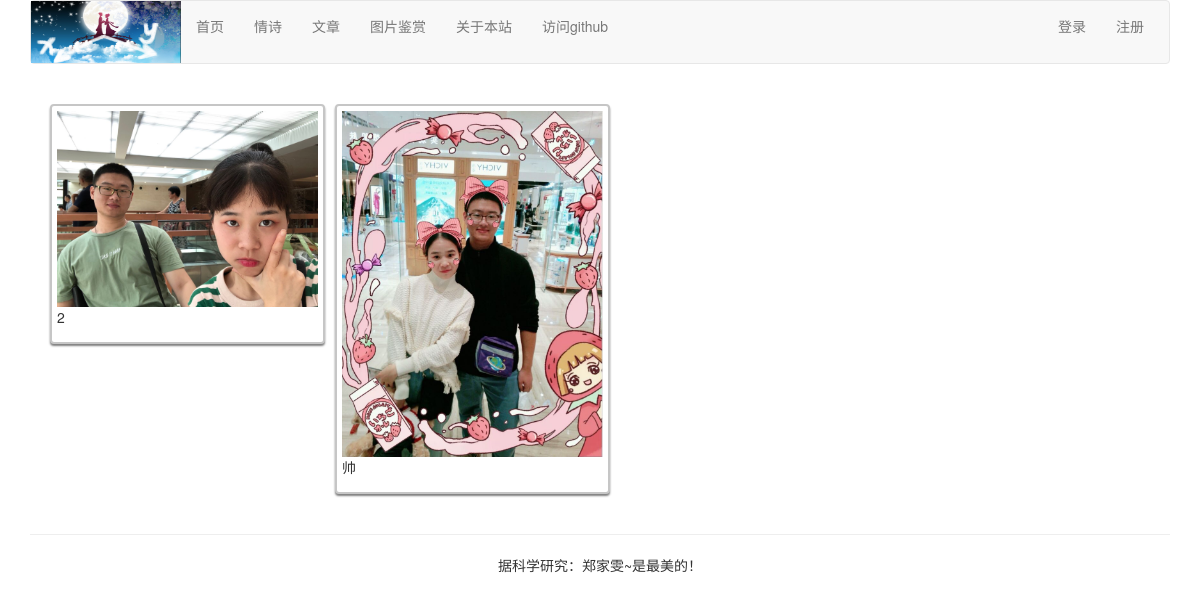
The page /image/images/ on the database as committed earlier.
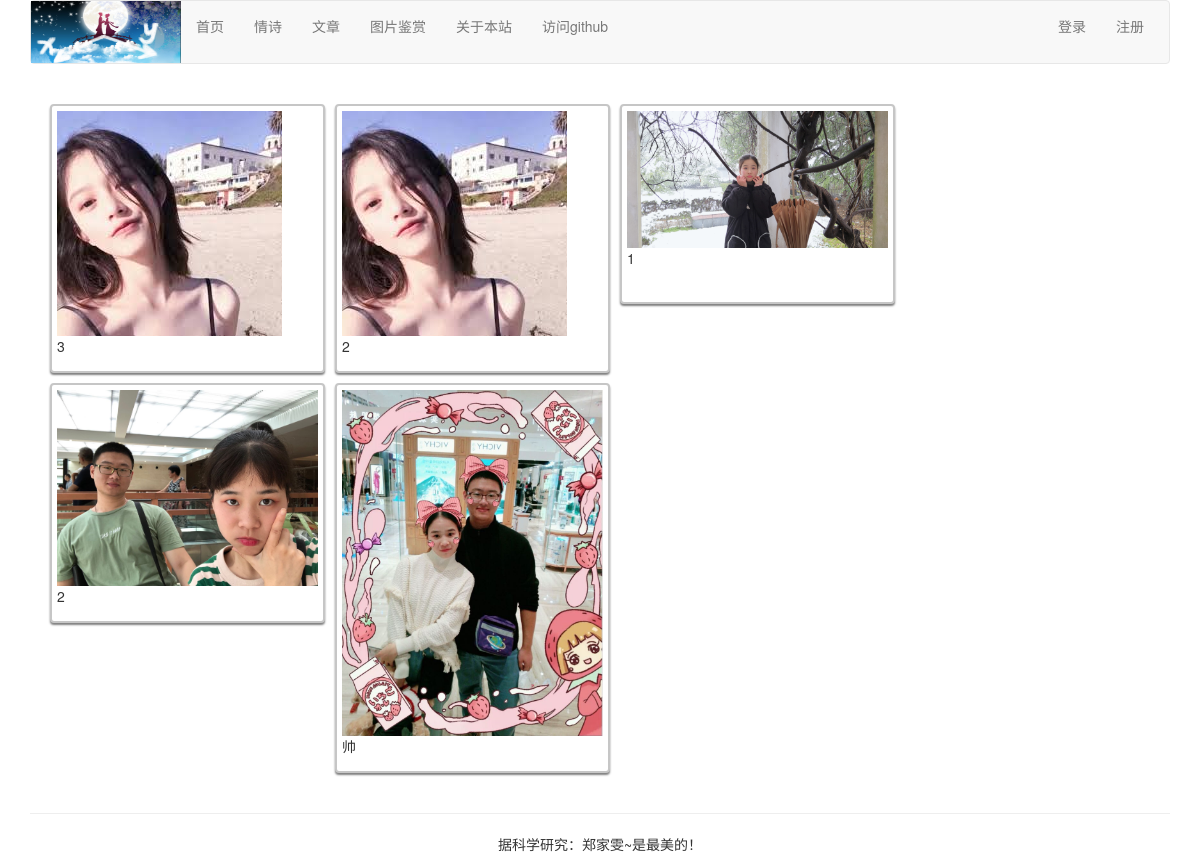
The same page on the database as committed later.
### image/models.py (models this page shows, shortened)
class Image(models.Model):
    user = models.ForeignKey(User, on_delete=models.CASCADE, related_name="images")
    title = models.CharField(max_length=300)
    url = models.URLField()
    slug = models.SlugField(max_length=500, blank=True)
    description = models.TextField(blank=True)
    created = models.DateField(auto_now_add=True, db_index=True)
    image = models.ImageField(upload_to='images/%Y/%m/%d')

### image/views.py (the view)
# urls.py: path('images/', views.falls_images, name="falls_images"),
def falls_images(request):
    images = Image.objects.all()
    return render(request, 'image/falls_images.html', {"images": images})

### templates/image/falls_images.html (shortened to what this page needs)
{% extends "base.html" %}
{% load staticfiles %}
{% block content %}
<div class="container">
    <link rel="stylesheet" href="{% static 'css/mansory-style.css' %}" type="text/css" />
    <div id="my-gallery-container">
        {% for image in images %}
        <div class="falls_item h200" data-order="{{image.id}}">
            <a href="javascript:void(0)" onclick="displayImage('{{image.user}}', '{{image.title}}','{{image.image.url}}', '{{image.description}}','{{request.get_host}}')">
                <img src="{{ image.image.url }}">
            </a>
            <p>{{ image.title }}</p>
        </div>
        {% endfor %}
    </div>
</div>
{% endblock %}

### templates/base.html (shortened to what this page needs)
{% load staticfiles %}
<!DOCTYPE html>
<html lang="zh-cn">
<head>
    <link rel="stylesheet" href="{% static 'css/bootstrap.css' %}">
</head>
<body>
    {% include "header.html" %}
    <div class="container">
        {% block content %}{% endblock %}
    </div>
    {% include "footer.html" %}
</body>
</html>

### templates/header.html (shortened to what this page needs)
{% load staticfiles %}
<div class="container">
    <nav class="navbar navbar-default" role="navigation">
        <div class="navbar-header">
            <img src="{% static '/images/logoo.png' %}" height="62px" width="150px">
        </div>
    <div>
        <ul class="nav navbar-nav" role="navigation" >
            <li><a href="{% url 'home' %}">首页</a></li>
            <li><a href="{% url 'blog:blog_title' %}">情诗</a></li>
            <li><a href="{% url 'article:article_titles' %}">文章</a></li>
            <li><a href="{% url 'image:falls_images' %}">图片鉴赏</a></li>
            <li><a href="{% url 'course:about' %}">关于本站</a> </li>
            <li><a href="https://github.com/duyedoudou">访问github</a> </li>
        </ul>
        <ul class="nav navbar-nav navbar-right" style="margin-right:10px">
            {% if user.is_authenticated %}
                <li>
                    <div class="dropdown" style="margin-top:8px">
                        <button class="btn btn-default dropdown-toggle" type="button" id="dropdownMenu"  data-toggle="dropdown">{{ user.username }}
                            <span class="caret"></span>
                        </button>
                        <ul class="dropdown-menu">
                            <li><a href="{% url 'account:password_change' %}">修改密码</a> </li>
                            <li><a href="{% url 'account:my_information' %}">个人信息</a> </li>
                            <li><a href="{% url 'article:article_column' %}">后台管理</a></li>
                        </ul>
                    </div>
                </li>
                <li><a href="{% url 'account:user_logout' %}">退出</a></li>
            {% else %}
                <li><a href="{% url 'account:user_login' %}">登录</a></li>
                <li><a href="{% url 'account:user_register' %}">注册</a></li>
            {% endif %}
        </ul>
    </div>
    </nav>
</div>

### templates/footer.html
<div class="container">
    <hr>
    <p class="text-center">据科学研究：郑家雯~是最美的！</p>
</div>

### static/css/mansory-style.css (style rules this page uses)
#my-gallery-container { background-color: #ededed; }
.falls_item { border: #c6c6c6 2px solid; width: 100%; background-color: white; min-height: 100px; padding: 5px; margin: 10px 0px; box-shadow: rgba(0, 0, 0, 0.5) 0px 2px 2px; border-radius: 4px;, }
.falls_item.h200 { width: 100%; min-height: 200px; }
.falls_item img { max-width: 100%; }

Rows that differ between the two databases and show on the page:
added Image: image (picture), title "1"
added Image: image (picture), title "2"
added Image: image (picture), title "3"
